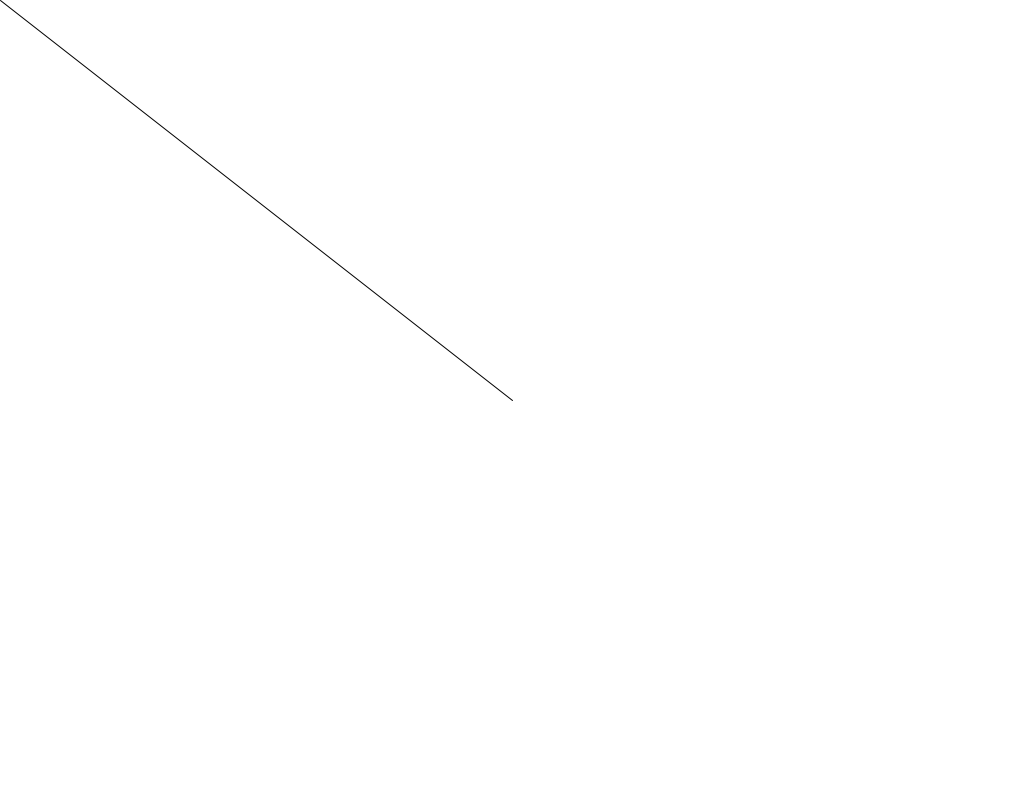
Frame 1 (no input)
Frame 60 (the mouse pressed at the canvas centre just before this capture): identical to frame 1, image omitted
Frame 120 (the mouse held since frame 60 and released just before this capture): identical to frame 1, image omitted

The Processing sketch that drew this single still picture (run headless with seeded random() and noise(); from frame 60 on, the mouse is pressed at the canvas centre):

// Processing sketch: GN_PC_CP4
// ── GN_PC_CP4.pde
//Présentation du programme : 

// Programme permettant de manipuler des tableaux, et d'afficher a l'ecran une ligne tracé du centre de la fenetre au coin gauche.



/* Quelques déclarations « globales » */
int i;
int j = 4; // Avec ou sans initialisation
final int l = 4; // Une constante ne pouvant donc pas être redéfinie

// Des déclarations et initialisations de tableaux
int[] t = {1, 2, 3, 4};
int[] t1 = new int[4];
int[] t2 = new int[l];


//A quoi sert t'elle ? permet d'initialiser nos tableau t1 et t2 et de définir la taille de notre fenètre. 
void setup() {
  size(1024, 800);
  // Initialisation de t1
  t1[0] = 1;
  t1[1] = 1;
  t1[2] = 1;
  t1[3] = 4;
  // Initialisation de t2
  for (int k = 0; k < t2.length; k++) {
    t2[k] = k + 1;
  }
}

// A quoi sert t'elle ? Elle permet de dessiner une ligne du millieux de la fenetre jusqu'au coin gauche 
void draw() {
  background(255); // Le fond de la fenêtre est colorié en blanc

  translate(width / 2, height / 2); // Déplace l’origine au milieu de la fenêtre

  // Dessine une ligne du coin en haut à gauche au centre de la fenêtre
  line(-width / 2, -height / 2, 0, 0);
}
